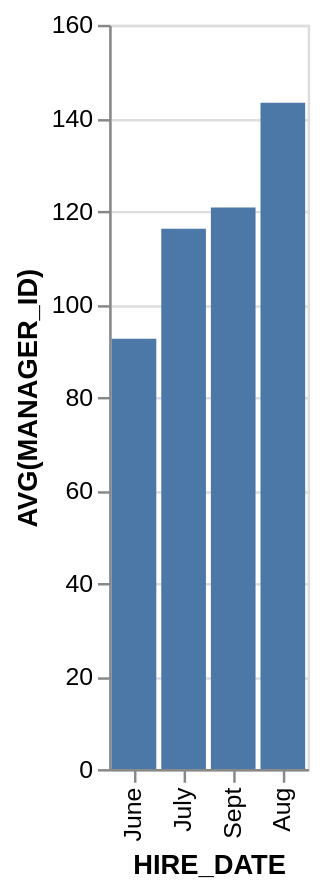

The Vega-Lite source for this figure:
### Vega-Lite specification from a JSON file in a GitHub repository (floating-point values rounded to 4 significant figures)
{"data": {"values": [{"x_data": "June", "y_data": 92.5}, {"x_data": "July", "y_data": 116.1}, {"x_data": "Sept", "y_data": 120.8}, {"x_data": "Aug", "y_data": 143.2}]}, "mark": "bar", "encoding": {"x": {"field": "x_data", "type": "nominal", "title": "HIRE_DATE", "sort": {"op": "sum", "field": "y_data", "order": "ascending"}}, "y": {"field": "y_data", "type": "quantitative", "title": "AVG(MANAGER_ID)"}}}
